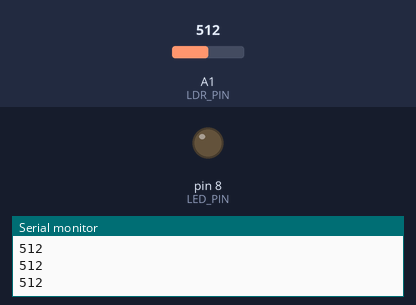
A sketch run on a simulated Arduino Uno, built with avr-gcc and run on an emulated ATmega328P. On the bench: output pins drawn as LEDs (lit = HIGH), the last lines printed to the serial monitor. Inputs (shaded band) come from the test bench; at power-on: A1 (LDR_PIN) = 512.

Above: at 1.2 s.
1.3 s: A1 (LDR_PIN) set to 309
2.8 s: A1 (LDR_PIN) set to 284
At 3.6 s:
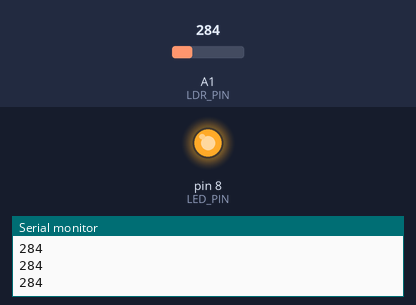
4.3 s: A1 (LDR_PIN) set to 306
At 4.9 s:
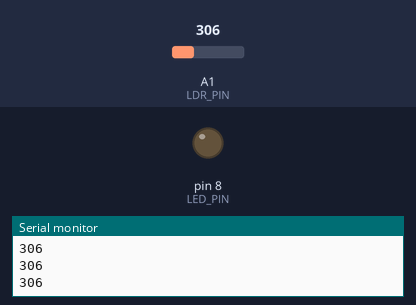
5.9 s: A1 (LDR_PIN) set to 290
At 7.4 s:
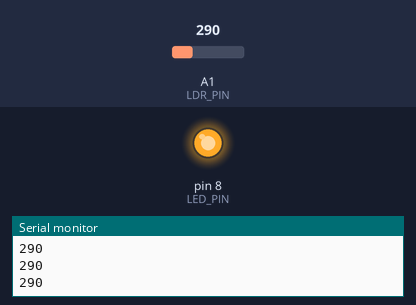
Timing chart, 0 to 8.5 s (numbered marks = the images above; inputs shaded):
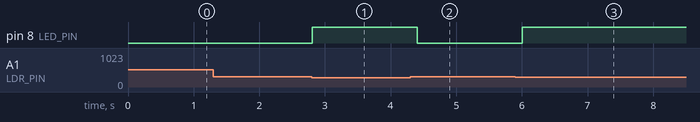

Measured:
- the behaviour switches between 300 and 299 on A1 (LDR_PIN) (found by bisection; images 0 and 1)
- after the input at 2.8 s, pin 8 (LED_PIN): LOW → HIGH at once
- after the input at 4.3 s, pin 8 (LED_PIN): HIGH → LOW after 0.11 s
- after the input at 5.9 s, pin 8 (LED_PIN): LOW → HIGH after 0.11 s

The sketch:

hy_a.ino
```cpp
// ตัวอย่างที่ 4.3 ไฟส่องสว่างอัตโนมัติ: มืดแล้วไฟติด
const int LDR_PIN = A1;
const int LED_PIN = 8;
const int DARK_LEVEL = 300;         // ค่าเกณฑ์ ได้จากการวัดค่าตอนมืดและตอนสว่าง

void setup() {
  Serial.begin(9600);
  pinMode(LED_PIN, OUTPUT);
}

void loop() {
  int light = analogRead(LDR_PIN);
  if (light < DARK_LEVEL) {
    digitalWrite(LED_PIN, HIGH);    // มืด เปิดไฟ
  } else {
    digitalWrite(LED_PIN, LOW);     // สว่าง ปิดไฟ
  }
  Serial.println(light);
  delay(200);
}
```
